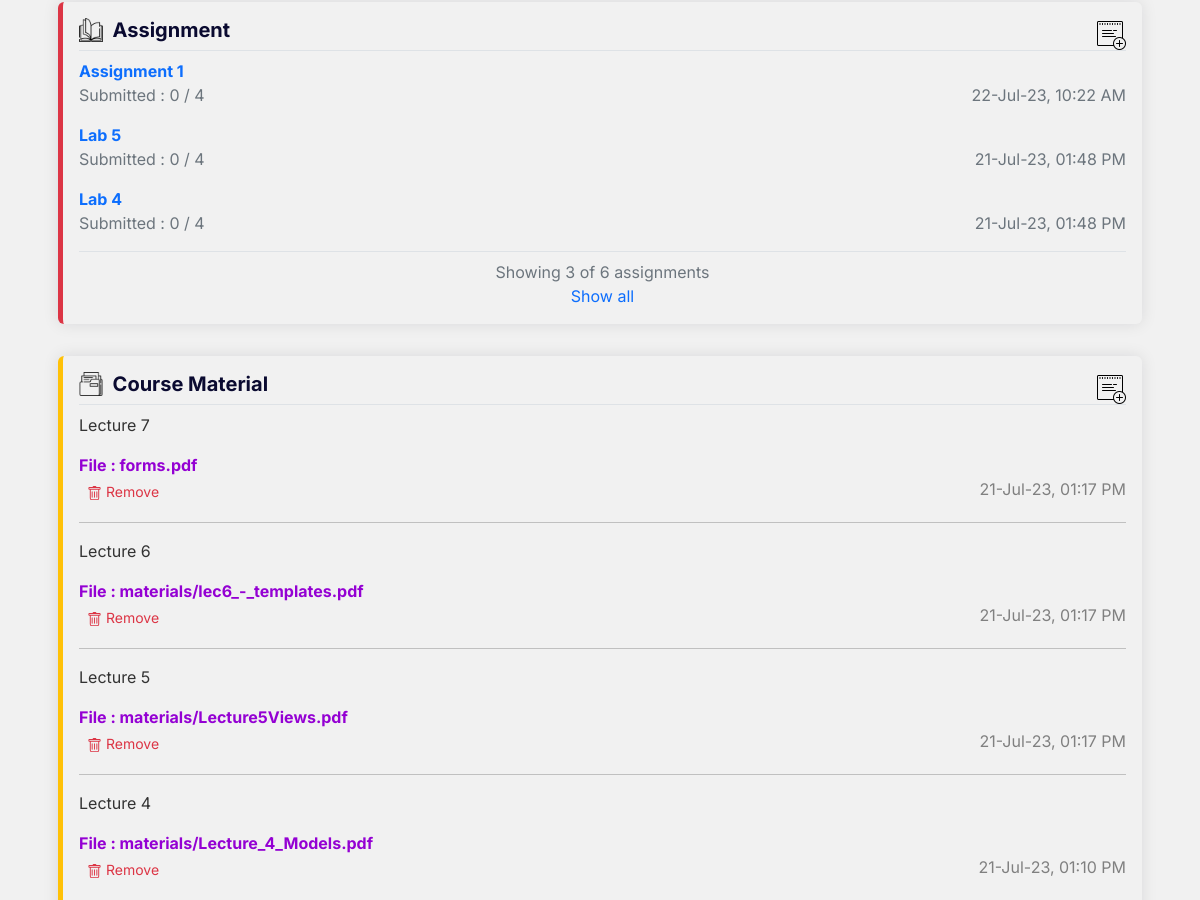
/faculty/1/ (signed in, middle part), run on an earlier commit of the app's database.
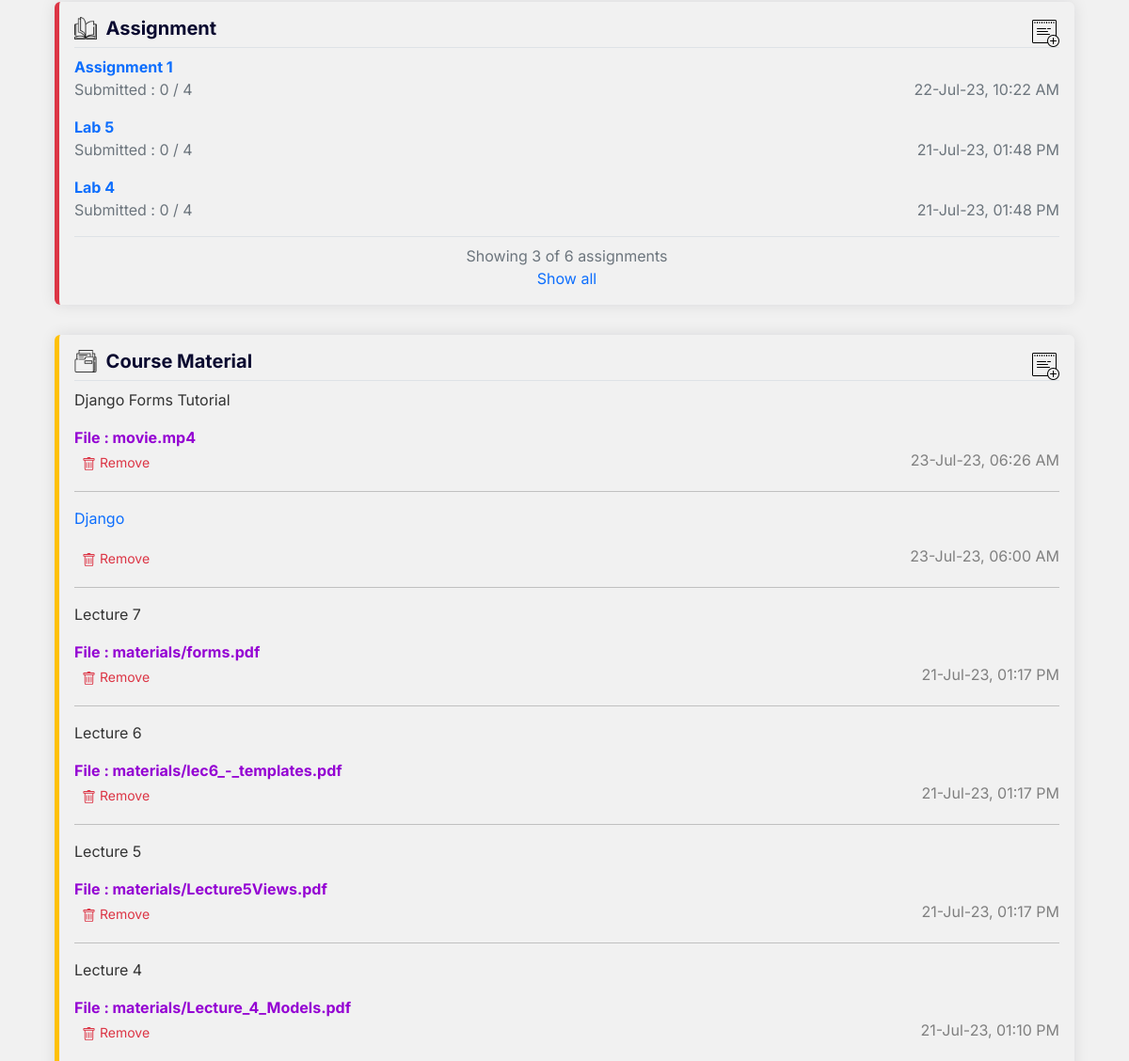
And on a later commit of the database.
### main/models.py (models this page shows, shortened)
class Assignment(models.Model):
    course_code = models.ForeignKey(
        Course, on_delete=models.CASCADE, null=False)
    title = models.CharField(max_length=255, null=False)
    description = models.TextField(null=False)
    datetime = models.DateTimeField(auto_now_add=True, null=False)
    deadline = models.DateTimeField(null=False)
    file = models.FileField(upload_to='assignments/', null=True, blank=True)
    marks = models.DecimalField(max_digits=6, decimal_places=2, null=False)
    class Meta:
        verbose_name_plural = "Assignments"
        ordering = ['-datetime']
    def post_date(self):
        return self.datetime.strftime("%d-%b-%y, %I:%M %p")

class Material(models.Model):
    course_code = models.ForeignKey(
        Course, on_delete=models.CASCADE, null=False)
    description = models.TextField(max_length=2000, null=False)
    datetime = models.DateTimeField(auto_now_add=True, null=False)
    file = models.FileField(upload_to='materials/', null=True, blank=True)
    class Meta:
        verbose_name_plural = "Materials"
        ordering = ['-datetime']
    def post_date(self):
        return self.datetime.strftime("%d-%b-%y, %I:%M %p")

### main/views.py (the view)
# urls.py: path('faculty/<int:code>/', views.course_page_faculty, name='faculty'),
def course_page_faculty(request, code):
    course = Course.objects.get(code=code)
    if request.session.get('faculty_id'):
        try:
            announcements = Announcement.objects.filter(course_code=course)
            assignments = Assignment.objects.filter(
                course_code=course.code)
            materials = Material.objects.filter(course_code=course.code)
            studentCount = Student.objects.filter(course=course).count()
        except:
            announcements = None
            assignments = None
            materials = None
        context = {
            'course': course,
            'announcements': announcements,
            'assignments': assignments[:3],
            'materials': materials,
            'faculty': Faculty.objects.get(faculty_id=request.session['faculty_id']),
            'studentCount': studentCount
        }
        return render(request, 'main/faculty_course.html', context)
    else:
        return redirect('std_login')

### main/models.py (called while the page is built)
    def __str__(self):
        return self.name

    def post_date(self):
        return self.datetime.strftime("%d-%b-%y, %I:%M %p")

### main/templates/main/faculty_course.html (shortened to what this page needs)
{% extends 'index.html' %}
{% load static %}
{% block content %}
<div class="container d-flex flex-wrap flex-column">
   <div class="rounded p-3 m-3 shadow border border-top-0 border-bottom-0 border-end-0 border-danger border-5">
      <div class="animate__animated animate__zoomInLeft d-flex flex-row justify-content-between edit border-bottom border-1 mb-2">
         <h5 class="fw-bold assignmentCls" style="color: rgb(10, 10, 48);"><img src="{% static 'images/icon/open-book.png' %}"
            alt="" style="height:1.5rem; vertical-align: top">Assignment</h5>
         <a style="height:2rem"
            href="{% url 'addAssignment' course.code %}">
         <img src="{% static 'images/icon/iconBlack.png' %}"
            alt="" height="32">
         </a>
      </div>
      <div>
         {% for assignment in assignments %}
         <a class="fs-6 fw-bold" href="{% url 'submission' course.code assignment.id %}">
         {{assignment.title}}</a>
         <div class="d-flex justify-content-between">
            <div class="text-muted">
               <p>Submitted : {{ assignment.submission_set.count}} / {{ studentCount }} </p>
            </div>
            <div class="text-muted">
               {{assignment.post_date}}
            </div>
         </div>
         {% empty %}
         <p class="text-center text-muted fs-6">No assignments given yet</p>
         {% endfor %}
      </div>
      <div class="text-center fs-6 text-muted d-flex flex-column border-top border-1">
         {% if assignments %}
         <span class="mt-2" >Showing {{ assignments.count}} of {{course.assignment_set.count}}
         {% if assignments.count == 1 %}assignment {% else %}assignments{% endif %}
         </span>
         <a href="{% url 'allAssignments' course.code %}">Show all</a>
         {% endif %}
      </div>
   </div>
   <div class="rounded p-3 m-3 shadow border border-top-0 border-bottom-0 border-warning border-end-0 border-5" id="material">
      <div class="d-flex flex-row justify-content-between edit border-bottom border-1 mb-2 animate__animated animate__zoomInUp">
         <h5 class="fw-bold" style="color: rgb(10, 10, 48);"><img src="{% static 'images/icon/folder.png' %}"
            alt="" style="height:1.5rem; vertical-align: top">Course Material</h5>
         <a
            href="{% url 'addCourseMaterial' course.code  %}"><img src="{% static 'images/icon/iconBlack.png' %}"
            alt="" height="32"></a>
      </div>
      <div>
         {% for material in materials  %}
         <div class="fs-6 text-break mb-2">{% autoescape off %}{{material.description}}{% endautoescape %}</div>
         {% if  material.file %}
         <a class="fw-bold" href="{{ material.file.url }}"><span style="color:#9400d3" id="materialName">File : {{material.file.name}}</span></a><br>
         {% endif %}
         <div class="d-flex flex-row justify-content-between">
            <button type="button" class="btn btn-sm btn-outline-danger" data-bs-toggle="modal"
               data-bs-target="#materialDel{{material.id}}" style="border:none">
               Remove
            </button>
            <div style="color:grey;">
               {{material.post_date}}
            </div>
         </div>
         <hr>
         {% empty %}
         <p class="text-center text-muted fs-6">Course materials not available</p>
         {% endfor %}
      </div>
   </div>
</div>
{% endblock %}

What changed in the data, as far as the page shows it:
added Material: description "Django Forms Tutorial", file.name "movie.mp4", post_date "23-Jul-23, 06:26 AM"
added Material: description "Django", post_date "23-Jul-23, 06:00 AM"
computed for Material "Lecture 7": file.name "forms.pdf" → "materials/forms.pdf"
